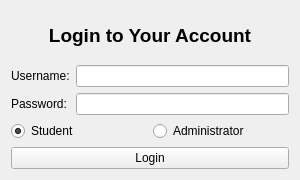
<?xml version="1.0" encoding="UTF-8"?>
<ui version="4.0">
    <class>LoginView</class>
    <widget class="QWidget" name="LoginView">
        <property name="geometry">
            <rect>
                <x>0</x>
                <y>0</y>
                <width>300</width>
                <height>180</height>
            </rect>
        </property>
        <layout class="QGridLayout" name="gridLayout">
            <item row="0" column="0" colspan="2">
                <widget class="QLabel" name="labelTitle">
                    <property name="text">
                        <string>Login to Your Account</string>
                    </property>
                    <property name="alignment">
                        <set>Qt::AlignCenter</set>
                    </property>
                    <property name="font">
                        <font>
                            <pointsize>14</pointsize>
                            <weight>75</weight>
                            <bold>true</bold>
                        </font>
                    </property>
                </widget>
            </item>
            <item row="1" column="0">
                <widget class="QLabel" name="labelUsername">
                    <property name="text">
                        <string>Username:</string>
                    </property>
                </widget>
            </item>
            <item row="1" column="1">
                <widget class="QLineEdit" name="lineEditUsername"/>
            </item>
            <item row="2" column="0">
                <widget class="QLabel" name="labelPassword">
                    <property name="text">
                        <string>Password:</string>
                    </property>
                </widget>
            </item>
            <item row="2" column="1">
                <widget class="QLineEdit" name="lineEditPassword">
                    <property name="echoMode">
                        <enum>QLineEdit::Password</enum>
                    </property>
                </widget>
            </item>
            <item row="3" column="0" colspan="2">
                <layout class="QHBoxLayout">
                    <item>
                        <widget class="QRadioButton" name="radioButtonStudent">
                            <property name="text">
                                <string>Student</string>
                            </property>
                            <property name="checked">
                                <bool>true</bool>
                            </property>
                        </widget>
                    </item>
                    <item>
                        <widget class="QRadioButton" name="radioButtonAdmin">
                            <property name="text">
                                <string>Administrator</string>
                            </property>
                        </widget>
                    </item>
                </layout>
            </item>
            <item row="4" column="0" colspan="2">
                <widget class="QPushButton" name="buttonLogin">
                    <property name="text">
                        <string>Login</string>
                    </property>
                </widget>
            </item>
        </layout>
    </widget>
</ui>
